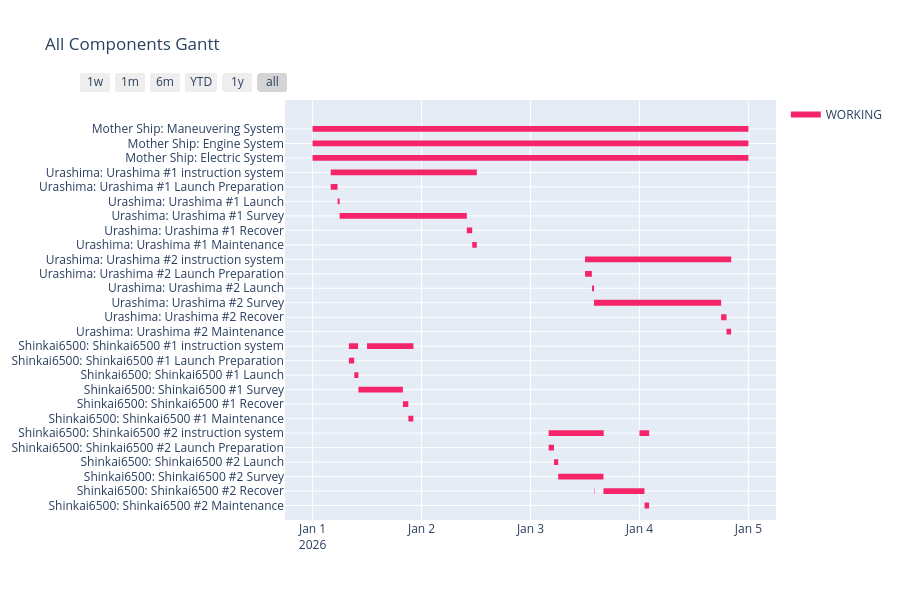

Source (notebook cell):
### Code cell
product_list = [mother_ship, ur8k, sn6500]
component_id_list = [maneuver_sys.ID, eng_sys.ID, elec_sys.ID]
for i in range(number_of_ur8k_survey):
    exec(f"component_id_list.append(ur8k_{i+1}_instruction_sys.ID)")
    exec(f"component_id_list.append(ur8k_{i+1}_launch_prep.ID)")
    exec(f"component_id_list.append(ur8k_{i+1}_launch.ID)")
    exec(f"component_id_list.append(ur8k_{i+1}_survey.ID)")
    exec(f"component_id_list.append(ur8k_{i+1}_recover.ID)")
    exec(f"component_id_list.append(ur8k_{i+1}_maintenance.ID)")
for i in range(number_of_sn6500_survey):
    exec(f"component_id_list.append(sn6500_{i+1}_instruction_sys.ID)")
    exec(f"component_id_list.append(sn6500_{i+1}_launch_prep.ID)")
    exec(f"component_id_list.append(sn6500_{i+1}_launch.ID)")
    exec(f"component_id_list.append(sn6500_{i+1}_survey.ID)")
    exec(f"component_id_list.append(sn6500_{i+1}_recover.ID)")
    exec(f"component_id_list.append(sn6500_{i+1}_maintenance.ID)")

combined_df = []
for wf in product_list:
    combined_df.extend(
        wf.create_data_for_gantt_plotly(
            init_datetime=project.init_datetime,
            unit_timedelta=project.unit_timedelta,
            target_id_order_list=list(component_id_list),
            view_ready=False,           # READY も表示したいなら True
            finish_margin=1.0
        )
    )

colors = {"WORKING": "rgb(246, 37, 105)", "READY": "rgb(107, 127, 135)"}

fig = create_gantt(
    combined_df,
    title="All Components Gantt",
    colors=colors,
    index_col="State",
    showgrid_x=True,
    showgrid_y=True,
    group_tasks=True,
    show_colorbar=True,
)

fig.show()

### Figure 1 — Plotly figure (JSON) as saved in the notebook; plotly's stock layout.template omitted (floating-point values rounded to 4 significant figures; data arrays with more than 128 entries replaced by an {"elided": "..."} marker saying what was removed)
{"data": [{"fill": "toself", "fillcolor": "rgb(246, 37, 105)", "hoverinfo": "name", "legendgroup": "rgb(246, 37, 105)", "mode": "none", "name": "WORKING", "type": "scatter", "x": {"elided": "149 str values"}, "y": {"elided": "149 float values"}}, {"legendgroup": "rgb(246, 37, 105)", "marker": {"color": "rgb(246, 37, 105)", "opacity": 0, "size": 1}, "mode": "markers", "name": "", "showlegend": false, "text": [null, null, null, null, null, null, null, null, null, null, null, null, null, null, null, null, null, null, null, null, null, null, null, null, null, null, null, null, null, null, null, null, null, null, null, null, null, null, null, null, null, null, null, null, null, null, null, null, null, null, null, null, null, null, null, null, null, null, null, null], "type": "scatter", "x": ["2026-01-01 00:00:00", "2026-01-05 00:00:00", "2026-01-01 00:00:00", "2026-01-05 00:00:00", "2026-01-01 00:00:00", "2026-01-05 00:00:00", "2026-01-01 04:00:00", "2026-01-02 12:11:00", "2026-01-01 04:00:00", "2026-01-01 05:30:00", "2026-01-01 05:31:00", "2026-01-01 05:58:00", "2026-01-01 05:58:00", "2026-01-02 09:58:00", "2026-01-02 09:58:00", "2026-01-02 11:09:00", "2026-01-02 11:10:00", "2026-01-02 12:10:00", "2026-01-03 12:00:00", "2026-01-04 20:12:00", "2026-01-03 12:01:00", "2026-01-03 13:31:00", "2026-01-03 13:32:00", "2026-01-03 13:59:00", "2026-01-03 13:59:00", "2026-01-04 17:59:00", "2026-01-04 17:59:00", "2026-01-04 19:10:00", "2026-01-04 19:11:00", "2026-01-04 20:11:00", "2026-01-01 08:00:00", "2026-01-01 10:01:00", "2026-01-01 12:00:00", "2026-01-01 22:13:00", "2026-01-01 08:00:00", "2026-01-01 09:10:00", "2026-01-01 09:11:00", "2026-01-01 10:06:00", "2026-01-01 10:06:00", "2026-01-01 19:54:00", "2026-01-01 19:54:00", "2026-01-01 21:05:00", "2026-01-01 21:06:00", "2026-01-01 22:12:00", "2026-01-03 04:00:00", "2026-01-03 16:07:00", "2026-01-04 00:00:00", "2026-01-04 02:08:00", "2026-01-03 04:00:00", "2026-01-03 05:10:00", "2026-01-03 05:11:00", "2026-01-03 06:06:00", "2026-01-03 06:06:00", "2026-01-03 16:04:00", "2026-01-03 14:06:00", "2026-01-03 14:11:00", "2026-01-03 16:04:00", "2026-01-04 01:06:00", "2026-01-04 01:07:00", "2026-01-04 02:07:00"], "y": [26, 26, 25, 25, 24, 24, 23, 23, 22, 22, 21, 21, 20, 20, 19, 19, 18, 18, 17, 17, 16, 16, 15, 15, 14, 14, 13, 13, 12, 12, 11, 11, 11, 11, 10, 10, 9, 9, 8, 8, 7, 7, 6, 6, 5, 5, 5, 5, 4, 4, 3, 3, 2, 2, 1, 1, 1, 1, 0, 0]}], "layout": {"height": 600, "hovermode": "closest", "showlegend": true, "title": {"text": "All Components Gantt"}, "xaxis": {"rangeselector": {"buttons": [{"count": 7, "label": "1w", "step": "day", "stepmode": "backward"}, {"count": 1, "label": "1m", "step": "month", "stepmode": "backward"}, {"count": 6, "label": "6m", "step": "month", "stepmode": "backward"}, {"count": 1, "label": "YTD", "step": "year", "stepmode": "todate"}, {"count": 1, "label": "1y", "step": "year", "stepmode": "backward"}, {"step": "all"}]}, "showgrid": true, "type": "date", "zeroline": false}, "yaxis": {"autorange": false, "range": [-1, 28], "showgrid": true, "ticktext": ["Shinkai6500: Shinkai6500 #2 Maintenance", "Shinkai6500: Shinkai6500 #2 Recover", "Shinkai6500: Shinkai6500 #2 Survey", "Shinkai6500: Shinkai6500 #2 Launch", "Shinkai6500: Shinkai6500 #2 Launch Preparation", "Shinkai6500: Shinkai6500 #2 instruction system", "Shinkai6500: Shinkai6500 #1 Maintenance", "Shinkai6500: Shinkai6500 #1 Recover", "Shinkai6500: Shinkai6500 #1 Survey", "Shinkai6500: Shinkai6500 #1 Launch", "Shinkai6500: Shinkai6500 #1 Launch Preparation", "Shinkai6500: Shinkai6500 #1 instruction system", "Urashima: Urashima #2 Maintenance", "Urashima: Urashima #2 Recover", "Urashima: Urashima #2 Survey", "Urashima: Urashima #2 Launch", "Urashima: Urashima #2 Launch Preparation", "Urashima: Urashima #2 instruction system", "Urashima: Urashima #1 Maintenance", "Urashima: Urashima #1 Recover", "Urashima: Urashima #1 Survey", "Urashima: Urashima #1 Launch", "Urashima: Urashima #1 Launch Preparation", "Urashima: Urashima #1 instruction system", "Mother Ship: Electric System", "Mother Ship: Engine System", "Mother Ship: Maneuvering System"], "tickvals": [0, 1, 2, 3, 4, 5, 6, 7, 8, 9, 10, 11, 12, 13, 14, 15, 16, 17, 18, 19, 20, 21, 22, 23, 24, 25, 26], "zeroline": false}}}
